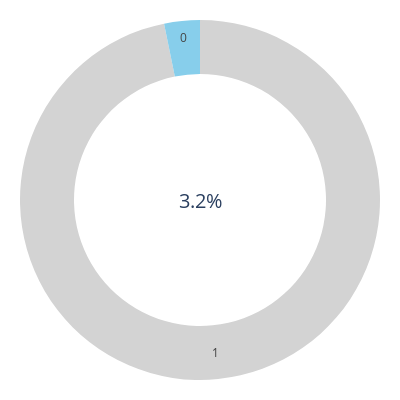

Notebook code cell kept with this figure:
### Code cell
import plotly.graph_objects as go

# Valeurs pour le graphique
values = [3.2, 96.8]  # 3.2% rempli, 96.8% vide
colors = ['skyblue', 'lightgray']  # Couleur de la partie remplie et du reste

# Création du graphique en donut (pie chart avec un trou)
fig = go.Figure(go.Pie(
    values=values,
    
    marker=dict(colors=colors),
    hole=0.7,  # Pour donner l'effet de cercle vide au centre
    textinfo='label',  # Afficher seulement "3.2%" au centre
    showlegend=False
))

# Ajustements pour ressembler au dessin
fig.update_layout(
    annotations=[dict(text="3.2%", x=0.5, y=0.5, font_size=20, showarrow=False)],
    margin=dict(t=20, b=20, l=20, r=20),
    width=400, height=400
)

fig.show()

### Figure 1 — Plotly figure (JSON) as saved in the notebook; plotly's stock layout.template omitted (floating-point values rounded to 4 significant figures)
{"data": [{"hole": 0.7, "labels": ["", ""], "marker": {"colors": ["skyblue", "lightgray"]}, "showlegend": false, "textinfo": "label", "type": "pie", "values": [3.2, 96.8]}], "layout": {"annotations": [{"font": {"size": 20}, "showarrow": false, "text": "3.2%", "x": 0.5, "y": 0.5}], "height": 400, "margin": {"b": 20, "l": 20, "r": 20, "t": 20}, "width": 400}}
